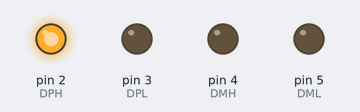
The sketch below on a simulated Arduino Uno, built with avr-gcc and run on an emulated ATmega328P. On the bench: output pins drawn as LEDs (lit = HIGH).

Above: at 0.7 s.
At 4.0 s:
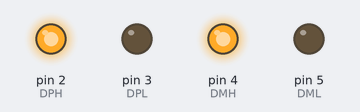
At 9.0 s:
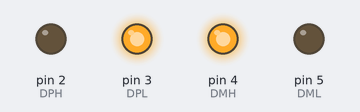
Timing chart, 0 to 19.5 s (numbered marks = the images above):
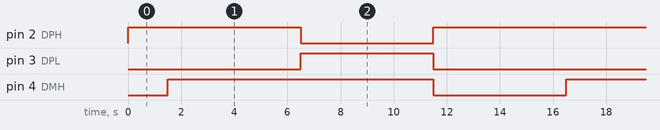

The sketch:

quickcharge.ino
```cpp
const int DPH = 2;
const int DPL = 3;
const int DMH = 4;
const int DML = 5;
bool handshakeDone = false;
void handshake() {
  pinMode(DPH, OUTPUT);
  pinMode(DPL, OUTPUT);
  digitalWrite(DPH, HIGH);
  digitalWrite(DPL, LOW);
  delay(1500);
  pinMode(DMH, OUTPUT);
  pinMode(DML, OUTPUT);
  digitalWrite(DMH, LOW);
  digitalWrite(DML, LOW);
  handshakeDone = true;
}
void setVoltage(unsigned int voltage) {
  if (!handshakeDone) {
    handshake();
  }
  switch (voltage) {
    case 9:
      digitalWrite(DPH, LOW);
      digitalWrite(DPL, HIGH);
      digitalWrite(DMH, HIGH);
      digitalWrite(DML, LOW);
      break;
    case 12:
      digitalWrite(DPH, HIGH);
      digitalWrite(DPL, LOW);
      digitalWrite(DMH, HIGH);
      digitalWrite(DML, LOW);
      break;
    case 5:
    default:
      digitalWrite(DPH, HIGH);
      digitalWrite(DPL, LOW);
      digitalWrite(DMH, LOW);
      digitalWrite(DML, LOW);
  }

}
void setup() {

}

void loop() {
  setVoltage(12);
  delay(5000);
  setVoltage(9);
  delay(5000);
  setVoltage(5);
  delay(5000);

}
```

Measured:
- by itself, pin 2 (DPH): repeats every 15.0 s: LOW 5.0 s, HIGH 10.0 s
- by itself, pin 3 (DPL): alternates HIGH for 5.0 s and LOW for 10.0 s
- by itself, pin 4 (DMH): alternates HIGH for 10.0 s and LOW for 5.0 s
